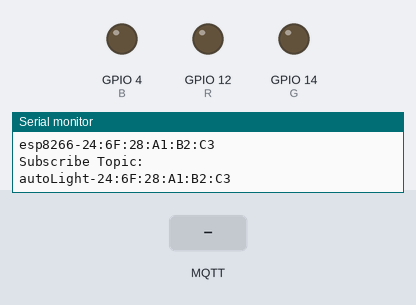
The sketch below on a simulated ESP8266 (NodeMCU). Parts: output pins drawn as LEDs (lit = HIGH), the last lines printed to the serial monitor. Inputs (shaded band) come from the test bench. WiFi joins after 1.5 s; servers stay silent unless stated; no MQTT or app messages arrive unless stated.

Above: at 3.3 s.
3.4 s: MQTT message "0" arrives on the first subscribed topic
At 3.7 s:
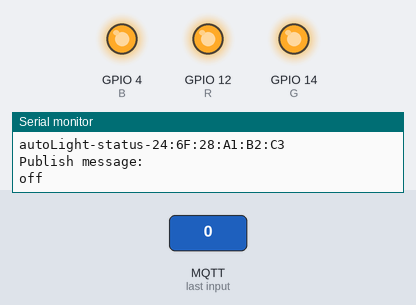
4.9 s: MQTT message "1" arrives on the first subscribed topic
At 6.0 s:
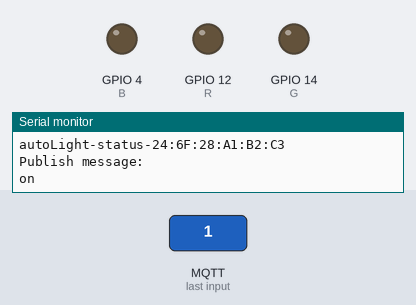
6.5 s: MQTT message "2" arrives on the first subscribed topic
At 7.3 s:
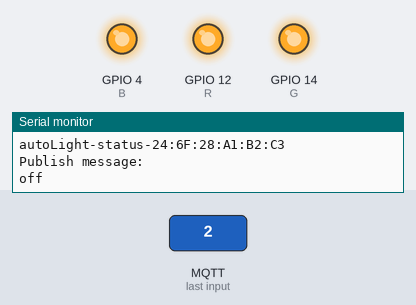
Timing chart, 0 to 9.5 s (numbered marks = the images above; inputs shaded):
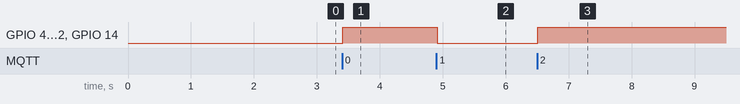

Measured:
- after the input at 3.4 s, GPIO 4 (B), GPIO 12 (R), GPIO 14 (G): LOW → HIGH at once
- after the input at 4.9 s, GPIO 4 (B), GPIO 12 (R), GPIO 14 (G): HIGH → LOW at once
- after the input at 6.5 s, GPIO 4 (B), GPIO 12 (R), GPIO 14 (G): LOW → HIGH at once

The sketch:

autoLight.ino
```cpp
// LED brightness depends on low/0 => light | high/255 => dark
#include <ESP8266WiFi.h>
#include <PubSubClient.h>
#include <Ticker.h>

// Pin to control LED
int R = 12; // D6
int G = 14; // D5
int B = 4; // D2

int brightness = 255;    // how bright the LED is

// Set Wiff access information
const char* ssid = "where is your dick"; // wifi name
const char* password = "boyulinzuishuai"; // wifi password
const char* mqttServer = "test.ranye-iot.net"; // mqtt server address
const int mqttPort = 1883; // mqtt server port

Ticker ticker;
WiFiClient wifiClient;
PubSubClient mqttClient(wifiClient);

int count;    //  variable that used in Ticker count time(sec)

void setup()  {
  Serial.begin(9600);

  // Ticker定时对象
  ticker.attach(1, tickerCount); // invoke the recall function tickerCount every second

  // Set LED Pin's work mode to output
  pinMode(R,OUTPUT);
  pinMode(G,OUTPUT);
  pinMode(B,OUTPUT);

  // Set ESP8266 work mode to wireless terminal mode
  WiFi.mode(WIFI_STA);

  // Connect Wifi
  connectWifi();

  // Set MQTT server and port
  mqttClient.setServer(mqttServer, mqttPort);
  mqttClient.setCallback(receiveCallback);

  // Connect MQTT Server
  connectMQTTServer();
}

void loop()  {
  // keep connect heartbeat mechanism
  if (mqttClient.connected()) { // if the board connect the server successfully
    // publish message every 5 seconds
    if (count >= 5){
      pubMQTTmsg();
      count = 0;
    }
    // keep heart beat
    mqttClient.loop();
  } else {                  // if the connection between board and server is failed
    connectMQTTServer();    // then try to connect to the server
  }
}

void tickerCount(){
  count++;
}

// Switch LED state
void switchLED() {
  // if led is light then close
  if(brightness == 0) {
    closeLED();
  }
  // if led is close then open
  else {
    openLED();
  }
}
// Open LED
void openLED() {
  brightness = 0;
  controlLED(brightness, brightness, brightness);
}
// Close LED
void closeLED() {
  brightness = 255;
  controlLED(brightness, brightness, brightness);
}
// Control LED precisely
void controlLED(int RV, int GV, int BV) {
  analogWrite(R, RV);
  analogWrite(G, GV);
  analogWrite(B, BV);
  // publish the new satate after changing
  pubMQTTmsg();
}

// ESP8266 connect MQTT server
void connectMQTTServer(){
  // according to ESP8266's mac address to generate client device ID (to avoid ID collision)
  String clientId = "esp8266-" + WiFi.macAddress();

  // connect MQTT server
  Serial.println("MQTT connection status: ");
  Serial.println(String(mqttClient.connect(clientId.c_str())));
  if (mqttClient.connect(clientId.c_str())) {
    Serial.println("MQTT Server Connected.");
    Serial.println("Server Address: ");
    Serial.println(mqttServer);
    Serial.println("ClientId:");
    Serial.println(clientId);
    subscribeTopic(); // subscribe to specific topic
  } else {
    Serial.print("MQTT Server Connect Failed. Client State:");
    Serial.println(mqttClient.state());
    delay(3000);
  }
}

// Publish messages
void pubMQTTmsg(){
  // according to ESP8266's mac address to generate client device ID
  // (to avoid ID collision) when different users publish messages
  String topicString = "autoLight-status-" + WiFi.macAddress();
  char publishTopic[topicString.length() + 1];
  strcpy(publishTopic, topicString.c_str());

  // publish the state of the autoLight
  String messageString;
  if(brightness < 255){
    messageString = "on";
  } else {
    messageString = "off";
  }
  char publishMsg[messageString.length() + 1];
  strcpy(publishMsg, messageString.c_str());

  // achieve to publish message to MQTT server through ESP8266
  if(mqttClient.publish(publishTopic, publishMsg)){
    Serial.println("Publish Topic:");Serial.println(publishTopic);
    Serial.println("Publish message:");Serial.println(publishMsg);
  } else {
    Serial.println("Message Publish Failed.");
  }
}

// Subscrib specific topic
// 后续改进 能不能通过外部传参 topic的前缀来制定订阅的topic名字
void subscribeTopic(){
  // Create subscrib topic with postfix with Mac address
  // to avoid topic collision when similar devices connect to the same devices
  String topicString = "autoLight-" + WiFi.macAddress();
  char subTopic[topicString.length() + 1]; // plus one is a settled operation, you can see as the string has a hide one at the end
  strcpy(subTopic, topicString.c_str());

  // Through the serial monitor to check if subscribe the topic successfully and the name info about this topic
  // method subscribe beneath require arguments to be a char array
  if(mqttClient.subscribe(subTopic)){
    Serial.println("Subscribe Topic:");
    Serial.println(subTopic);
  } else {
    Serial.print("Subscribe Fail...");
  }
}

// Callback after receive message from MQTT server
void receiveCallback(char* topic, byte* payload, unsigned int length) {
  Serial.print("Message Received [");
  Serial.print(topic);
  Serial.print("] ");
  for (int i = 0; i < length; i++) {
    Serial.print((char)payload[i]);
  }
  Serial.println("");
  Serial.print("Message Length(Bytes) ");
  Serial.println(length);

  if ((char)payload[0] == '1') {     // if the message received started with 1
    openLED(); // Then light is opened.
  } else {
    closeLED(); // Otherwise the light is closed.
  }
}

// ESP8266 connect wifi
void connectWifi() {
  WiFi.begin(ssid, password);

  // Wait until the connection success, then output the successful message
  while (WiFi.status() != WL_CONNECTED) {
    delay(1000);
    Serial.print(".");
  }
  Serial.println("");
  Serial.println("WiFi Connected");
  Serial.println("");
}
```
